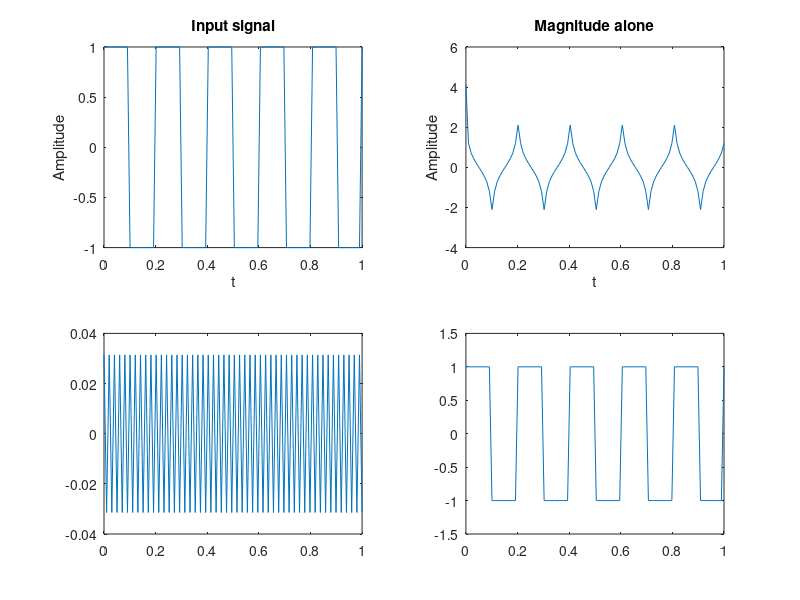

Write MATLAB code to recreate this figure.
%Importance of magnitude and phase
clc
clear all
close all
t=linspace(0,1,100);
f=5;
x=square(2*pi*f*t);
X=fft(x,length(x));
r1=ifft(abs(X));
r2=ifft(angle(X));
r3=ifft(abs(X).*exp(i*angle(X)));
subplot(2,2,1),plot(t,x),
xlabel('t'),ylabel('Amplitude'),title('Input signal')
subplot(2,2,2),plot(t,r1),
xlabel('t'),ylabel('Amplitude'),title('Magnitude alone')
subplot(2,2,3),plot(t,r2),
subplot(2,2,4),plot(t,r3),
